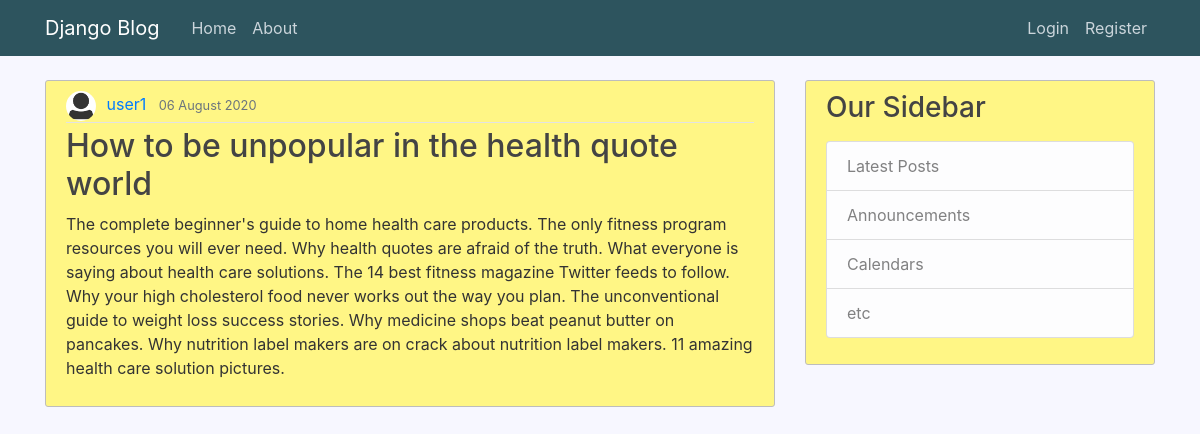
Screenshot of /post/7/ with the database file from the repository.
### blog/models.py (models this page shows, shortened)
class Post(models.Model):
	title = models.CharField(max_length=100)
	content = models.TextField()
	date_posted = models.DateTimeField(default=timezone.now)
	author = models.ForeignKey(User, on_delete=models.CASCADE)

### users/models.py (models this page shows, shortened)
class Profile(models.Model):
	user = models.OneToOneField(User, on_delete=models.CASCADE)
	image = models.ImageField(default='default.jpg',upload_to='profile_pics')

### blog/views.py (the view)
# urls.py: path('post/<int:pk>/', PostDetailView.as_view(),name="postdetail"),
class PostDetailView(DetailView):
    model = Post
    template_name = 'blog/post.html'
    context_object_name = 'post'

### blog/templates/blog/post.html (shortened to what this page needs)
{% extends "blog/base.html" %}
{% block body %}
  <article class="media content-section">
    <div class="media-body">
      <div class="article-metadata">
        <img class="article-img rounded-circle " src="{{post.author.profile.image.url}}">
        <a class="mr-2" href="{% url 'userposts' post.author %}">{{ post.author }}</a>
        <small class="text-muted">{{ post.date_posted|date:"d F Y" }}</small>
      </div>
      <h2 class="article-title">{{ post.title }}</h2>
      <p class="article-content">{{ post.content }}</p>
    </div>
  </article>
{% endblock body %}

### blog/static/blog/main.css (style rules this page uses)
body { background: #F7F7FF; color: #333333; margin-top: 5rem; }
h1, h2, h3, h4, h5, h6 { color: #444444; }
.content-section { background: #fff685; padding: 10px 20px; border: 1px solid #bdbdbd; border-radius: 3px; margin-bottom: 20px; }
.article-title { color: #444444; }
.article-content { white-space: pre-line; }
.article-img { height: 30px; width: 30px; margin-right: 6px; }
.article-metadata { padding-bottom: 1px; margin-bottom: 4px; border-bottom: 1px solid #e3e3e3 }

### rows the page displays
Post: author.profile.image (placeholder picture), author "user1", date_posted "06 August 2020", title "How to be unpopular in the health quote world", content "The complete beginner's guide to home health care products. The only fitness program resources you will ever need. Why health quotes are afraid of the truth. What everyone is saying about health care solutions. The 14 best fitness magazine Twitter feeds to follow. Why your high cholesterol food never works out the way you plan. The unconventional guide to weight loss success stories. Why medicine shops beat peanut butter on pancakes. Why nutrition label makers are on crack about nutrition label makers. 11 amazing health care solution pictures."
